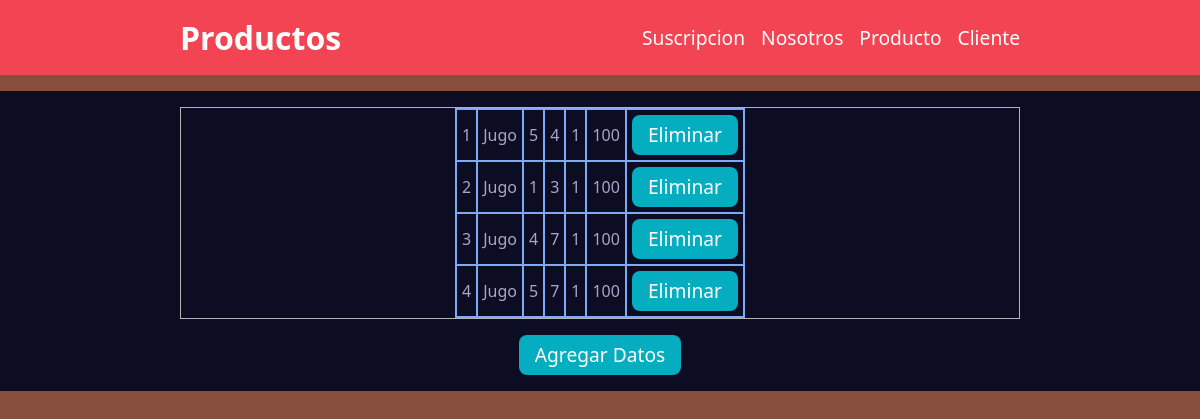
/modulo/producto/consultar.php, run on the app's committed database.
### tables this page shows
CREATE TABLE `producto` (
  `prd_id` int(11) NOT NULL,
  `prd_nombre` varchar(45) DEFAULT NULL,
  `prd_valor` float DEFAULT NULL,
  `prd_cantidad` int(11) DEFAULT NULL,
  `prd_estado` varchar(3) DEFAULT NULL,
  `prd_codigo_proveedor_producto` varchar(10) DEFAULT NULL
);

### modulo/producto/consultar.php (the view, shortened to what this page needs)
<!DOCTYPE html>
<html lang="es">
<head>
</head>
<body>
    <?php
        $titulo = 'Productos';
        include_once '../../plantillas/encabezado.php';
        require_once('../../conexion.php');
        $sql = "SELECT * FROM producto";
        $statement = $pdo->prepare($sql);
        $statement->execute();
    ?>
    <main>
        <div class="contenedor">
            <table class="tabla">
                <?php
                $filas = $statement->fetchAll(PDO::FETCH_ASSOC);
                foreach ($filas as $fila) {
            ?>
                <tr>
                    <td><?php echo $fila['prd_id'] ?></td>
                    <td><?php echo $fila['prd_nombre'] ?></td>
                    <td><?php echo $fila['prd_valor'] ?></td>
                    <td><?php echo $fila['prd_cantidad'] ?></td>
                    <td><?php echo $fila['prd_estado'] ?></td>
                    <td><?php echo $fila['prd_codigo_proveedor_producto']?></td>
                    <td><?php echo  "<a href='eliminar.php?id=".$fila['prd_id']."'>Eliminar</a>";?></td>
                </tr>
                <?php } ?>
            </table>
        </div>
        <div>
            <a href="insertar.php">Agregar Datos</a>
        </div>
    </main>
</body>
</html>

### plantillas/encabezado.php
<div class="navbar">
    <h1 class="titulo">
        <?php echo isset($titulo)?$titulo:""; ?>
    </h1>
    <nav>
        <a href="/gym/daw-gym-BDD/modulo/suscripcion/consultar.php">Suscripcion</a>
        <a href="/gym/daw-gym-BDD/modulo/nosotros/consultar.php">Nosotros</a>
        <a href="/gym/daw-gym-BDD/modulo/producto/consultar.php">Producto</a>
        <a href="/gym/daw-gym-BDD/modulo/cliente/consultar.php">Cliente</a>
    </nav>
</div>

### plantillas/styles.php (style rules this page uses)
* { margin: 0; padding: 0; box-sizing: border-box; font-family: 'Segoe UI', Tahoma, Geneva, Verdana, sans-serif; }
body { background: #874d3d; color: #f2f2f2 }
main { padding: 1rem 15%; display: flex; flex-direction: column; justify-content: center; align-items: center; }
.contenedor { width: 100% }
.navbar { width: 100%; padding: 1rem 15%; margin-bottom: 1rem; background: #F24452; display: flex; justify-content: space-between; align-items: center; }
.navbar h1.titulo { color: white; }
.navbar nav { display: flex; gap: 1rem; }
nav a { text-decoration: none; font-size: 1.2rem; color: white; }
table { width: 100%; margin-bottom: 1rem; background-color: #404040; border-collapse: collapse; border-width: 2px; border-color: #7ea8f8; border-style: solid; color: #f2f2f2; transition: .3s; }
table td, table th { border-width: 2px; border-color: #7ea8f8; border-style: solid; padding: 5px; }
input[type="submit"], main a { background-color: #04ADBF; border-radius: 8px; border-style: none; box-sizing: border-box; color: #FFFFFF; display: inline-block; height: 40px; line-height: 20px; list-style: none; font-size: 1.2rem; margin: 0; padding: 10px 16px; text-decoration: none; user-select: none; transition: color 100ms; }

### modulo/producto/consultar.php (style rules this page uses)
* { color: #aaa6ca; }
main { display: flex; justify-content: center; flex-direction: column; flex-wrap: wrap; align-content: center; align-items: center; background: #0c0c22; }
.contenedor { display: flex; justify-content: center; }
table { border: #b2b2b2 1px solid; }
td, th { border: #b2b2b2 1px solid; margin: 1%; }
.tabla { display: flex; flex-direction: column; flex-wrap: wrap; align-content: center; justify-content: center; background: #0c0c22; }

### data on the page
producto: prd_id "1", prd_nombre "Jugo", prd_valor "5", prd_cantidad "4", prd_estado "1", prd_codigo_proveedor_producto "100"
producto: prd_id "2", prd_nombre "Jugo", prd_valor "1", prd_cantidad "3", prd_estado "1", prd_codigo_proveedor_producto "100"
producto: prd_id "3", prd_nombre "Jugo", prd_valor "4", prd_cantidad "7", prd_estado "1", prd_codigo_proveedor_producto "100"
producto: prd_id "4", prd_nombre "Jugo", prd_valor "5", prd_cantidad "7", prd_estado "1", prd_codigo_proveedor_producto "100"

### other printed values
$titulo "Productos"
